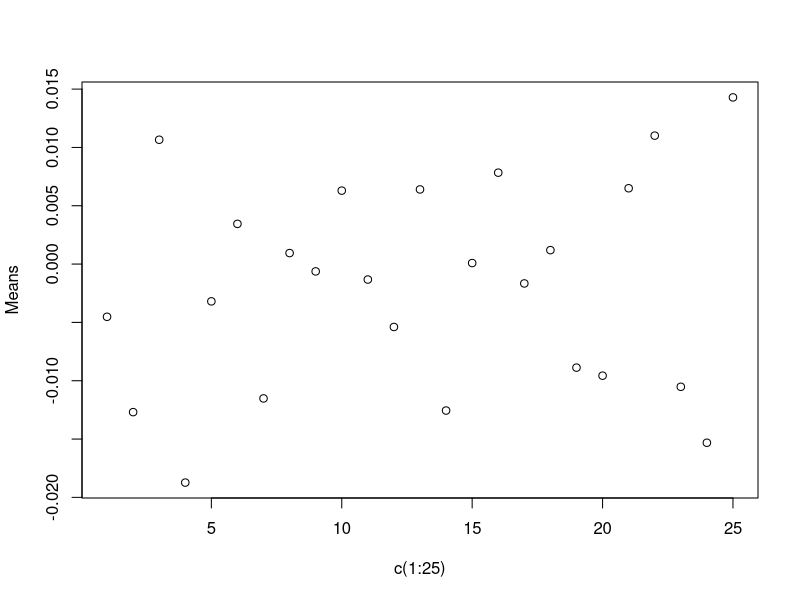
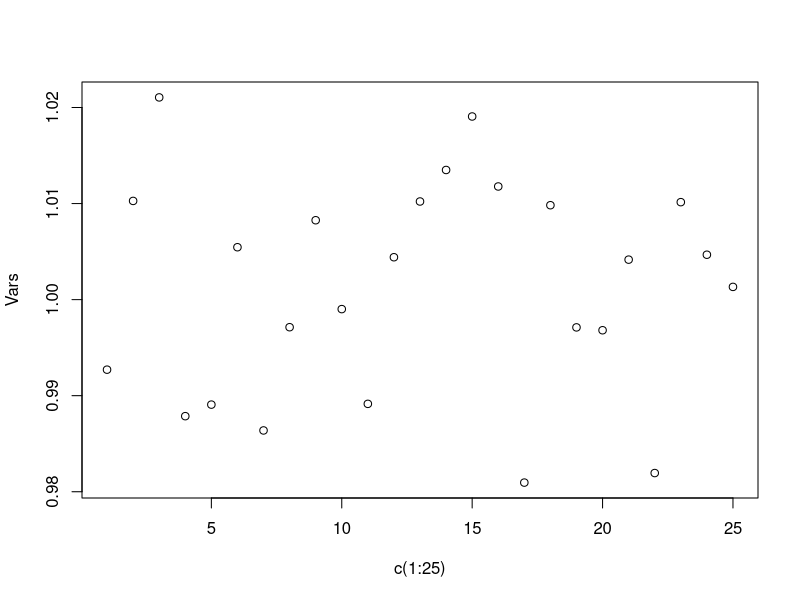

Reproduce these figures in R, in order.
## ---- chunk 1
knitr::opts_chunk$set(echo = TRUE)
## ---- chunk 2
Means <- c( )
Vars <- c( )
i <- 1
for (n in c ( 1 : 25 ) ) {
  
X <- array ( runif( 10000*n ) , dim=c ( n , 10000 ) )
myZ <- function ( x , n ) {
(sum( x )-n/2)*sqrt(12/n)
}

#apply(array, margin, fun, ...)
myN <- apply (X, 2 , myZ, n=n)
Means [ i ] <- mean(myN)
Vars [ i ] <- var (myN)
i <- i + 1

}
## ---- chunk 3
plot ( x=c ( 1 : 25 ) , y=Means )
plot ( x=c ( 1 : 25 ) , y=Vars )

